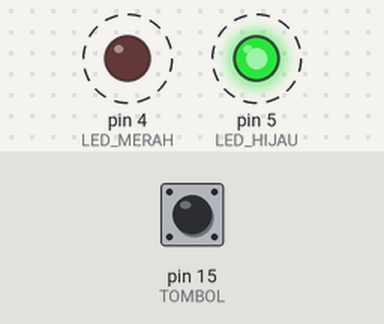
The sketch below on a simulated Arduino Uno, built with avr-gcc and run on an emulated ATmega328P. On the bench: output pins drawn as LEDs (lit = HIGH). Dashed ring = blinking. The inputs (shaded band) are chosen by the test bench; at power-on: pin 15 (TOMBOL) HIGH. What the sketch prints to the serial monitor is not drawn.

Above: at 0.8 s.
1.3 s: pin 15 (TOMBOL) pulled LOW for 0.15 s
Timing chart, 0 to 10.3 s (numbered marks = the images above; inputs shaded):
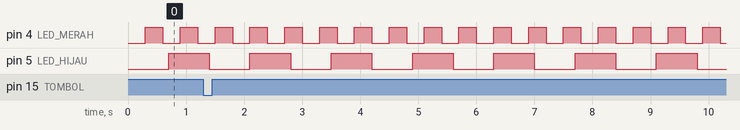

The sketch:

Latihan_1.3_Tombol_Tekan.ino
```cpp
#include <Arduino.h>

const int LED_MERAH = 4;
const int LED_HIJAU = 5;
const int TOMBOL    = 15;

const unsigned long PERIODE_MERAH = 300;
const unsigned long PERIODE_HIJAU = 700;

unsigned long tMerah = 0;
unsigned long tHijau = 0;
bool nyalaMerah = false;
bool nyalaHijau = false;

// Untuk tombol (debounce)
bool tombolSebelumnya = HIGH;
unsigned long tTombolTerakhir = 0;
const unsigned long DEBOUNCE = 50;

void setup() {
  Serial.begin(115200);
  pinMode(LED_MERAH, OUTPUT);
  pinMode(LED_HIJAU, OUTPUT);
  pinMode(TOMBOL, INPUT_PULLUP);
}

void loop() {
  unsigned long sekarang = millis();

  // Tugas 1: LED Merah (300 ms)
  if (sekarang - tMerah >= PERIODE_MERAH) {
    tMerah = sekarang;
    nyalaMerah = !nyalaMerah;
    digitalWrite(LED_MERAH, nyalaMerah);
  }

  // Tugas 2: LED Hijau (700 ms)
  if (sekarang - tHijau >= PERIODE_HIJAU) {
    tHijau = sekarang;
    nyalaHijau = !nyalaHijau;
    digitalWrite(LED_HIJAU, nyalaHijau);
  }

  // Tugas 3: Tombol — kirim SATU BARIS saat tombol BARU ditekan
  bool tombolSekarang = digitalRead(TOMBOL);
  if (tombolSekarang == LOW && tombolSebelumnya == HIGH && (sekarang - tTombolTerakhir > DEBOUNCE)) {
    Serial.println("Tombol ditekan!");
    tTombolTerakhir = sekarang;
  }
  tombolSebelumnya = tombolSekarang;
}
```

Measured:
- by itself, pin 4 (LED_MERAH): alternates HIGH for 0.30 s and LOW for 0.30 s
- by itself, pin 5 (LED_HIJAU): alternates HIGH for 0.70 s and LOW for 0.70 s
